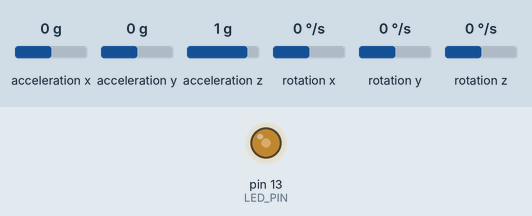
Bench run of a sketch on a simulated Arduino Uno, built with avr-gcc and run on an emulated ATmega328P. Parts: output pins drawn as LEDs (lit = HIGH). Dashed ring = blinking. The inputs (shaded band) are chosen by the test bench; at power-on: acceleration x 0 g, acceleration z 1 g, acceleration y 0 g, rotation x 0 °/s, rotation y 0 °/s, rotation z 0 °/s. What the sketch prints to the serial monitor is not drawn.

Above: at 2.27 s.
2.3 s: acceleration x set to 0.5 g
5.3 s: acceleration x set to 0.8 g
At 5.9 s:
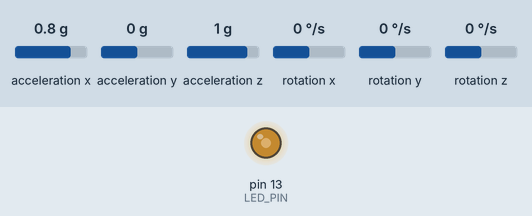
6.9 s: acceleration z set to 0.8 g
9.9 s: acceleration z set to 0.5 g
At 11.13 s:
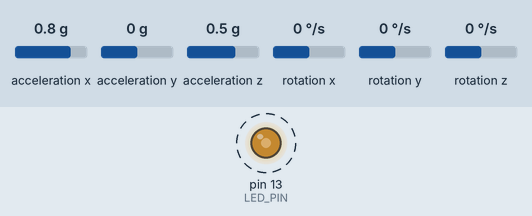
12.9 s: acceleration y set to -1.4 g
15.9 s: acceleration x set to 0 g
Timing chart, 0 to 18.4 s (numbered marks = the images above; inputs shaded):
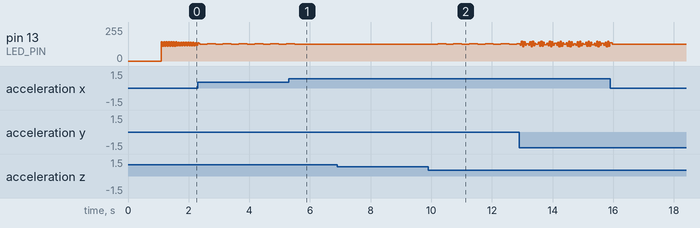

The sketch:

MPU6050_raw.ino
```cpp
// I2C device class (I2Cdev) demonstration Arduino sketch for MPU6050 class
// 10/7/2011 by Jeff Rowberg <jeff@rowberg.net>
// Updates should (hopefully) always be available at https://github.com/jrowberg/i2cdevlib
//
// Changelog:
//      2013-05-08 - added multiple output formats
//                 - added seamless Fastwire support
//      2011-10-07 - initial release

/* ============================================
I2Cdev device library code is placed under the MIT license
Copyright (c) 2011 Jeff Rowberg

Permission is hereby granted, free of charge, to any person obtaining a copy
of this software and associated documentation files (the "Software"), to deal
in the Software without restriction, including without limitation the rights
to use, copy, modify, merge, publish, distribute, sublicense, and/or sell
copies of the Software, and to permit persons to whom the Software is
furnished to do so, subject to the following conditions:

The above copyright notice and this permission notice shall be included in
all copies or substantial portions of the Software.

THE SOFTWARE IS PROVIDED "AS IS", WITHOUT WARRANTY OF ANY KIND, EXPRESS OR
IMPLIED, INCLUDING BUT NOT LIMITED TO THE WARRANTIES OF MERCHANTABILITY,
FITNESS FOR A PARTICULAR PURPOSE AND NONINFRINGEMENT. IN NO EVENT SHALL THE
AUTHORS OR COPYRIGHT HOLDERS BE LIABLE FOR ANY CLAIM, DAMAGES OR OTHER
LIABILITY, WHETHER IN AN ACTION OF CONTRACT, TORT OR OTHERWISE, ARISING FROM,
OUT OF OR IN CONNECTION WITH THE SOFTWARE OR THE USE OR OTHER DEALINGS IN
THE SOFTWARE.
===============================================
*/

// I2Cdev and MPU6050 must be installed as libraries, or else the .cpp/.h files
// for both classes must be in the include path of your project
#include "I2Cdev.h"
#include "MPU6050.h"

// Arduino Wire library is required if I2Cdev I2CDEV_ARDUINO_WIRE implementation
// is used in I2Cdev.h
#if I2CDEV_IMPLEMENTATION == I2CDEV_ARDUINO_WIRE
    #include "Wire.h"
#endif

// class default I2C address is 0x68
// specific I2C addresses may be passed as a parameter here
// AD0 low = 0x68 (default for InvenSense evaluation board)
// AD0 high = 0x69
MPU6050 accelgyro;
//MPU6050 accelgyro(0x69); // <-- use for AD0 high

int16_t ax, ay, az;
int16_t gx, gy, gz;


// uncomment "OUTPUT_READABLE_ACCELGYRO" if you want to see a tab-separated
// list of the accel X/Y/Z and then gyro X/Y/Z values in decimal. Easy to read,
// not so easy to parse, and slow(er) over UART.
#define OUTPUT_READABLE_ACCELGYRO

// uncomment "OUTPUT_BINARY_ACCELGYRO" to send all 6 axes of data as 16-bit
// binary, one right after the other. This is very fast (as fast as possible
// without compression or data loss), and easy to parse, but impossible to read
// for a human.
//#define OUTPUT_BINARY_ACCELGYRO


#define LED_PIN 13
bool blinkState = false;

void setup() {
    delay(1000);
    // join I2C bus (I2Cdev library doesn't do this automatically)
    #if I2CDEV_IMPLEMENTATION == I2CDEV_ARDUINO_WIRE
        Wire.begin();
    #elif I2CDEV_IMPLEMENTATION == I2CDEV_BUILTIN_FASTWIRE
        Fastwire::setup(400, true);
    #endif

    // initialize serial communication
    // (38400 chosen because it works as well at 8MHz as it does at 16MHz, but
    // it's really up to you depending on your project)
    Serial.begin(38400);

    // initialize device
    Serial.println("Initializing I2C devices...");
    accelgyro.initialize();

    // verify connection
    Serial.println("Testing device connections...");
    Serial.println(accelgyro.testConnection() ? "MPU6050 connection successful" : "MPU6050 connection failed");

    // use the code below to change accel/gyro offset values

    Serial.println("Updating internal sensor offsets...");
    // -76	-2359	1688	0	0	0
    Serial.print(accelgyro.getXAccelOffset()); Serial.print("\t"); // -76
    Serial.print(accelgyro.getYAccelOffset()); Serial.print("\t"); // -2359
    Serial.print(accelgyro.getZAccelOffset()); Serial.print("\t"); // 1688
    Serial.print(accelgyro.getXGyroOffset()); Serial.print("\t"); // 0
    Serial.print(accelgyro.getYGyroOffset()); Serial.print("\t"); // 0
    Serial.print(accelgyro.getZGyroOffset()); Serial.print("\t"); // 0
    Serial.print("\n");
    accelgyro.setXAccelOffset(365);
    accelgyro.setYAccelOffset(4426);
    accelgyro.setZAccelOffset(5802);
    accelgyro.setXGyroOffset(94);
    accelgyro.setYGyroOffset(16);
    accelgyro.setZGyroOffset(4);
    Serial.print(accelgyro.getXAccelOffset()); Serial.print("\t"); // -76
    Serial.print(accelgyro.getYAccelOffset()); Serial.print("\t"); // -2359
    Serial.print(accelgyro.getZAccelOffset()); Serial.print("\t"); // 1688
    Serial.print(accelgyro.getXGyroOffset()); Serial.print("\t"); // 0
    Serial.print(accelgyro.getYGyroOffset()); Serial.print("\t"); // 0
    Serial.print(accelgyro.getZGyroOffset()); Serial.print("\t"); // 0
    Serial.print("\n");


    // configure Arduino LED pin for output
    pinMode(LED_PIN, OUTPUT);
}

void loop() {
    // read raw accel/gyro measurements from device
    accelgyro.getMotion6(&ax, &ay, &az, &gx, &gy, &gz);

    // these methods (and a few others) are also available
    //accelgyro.getAcceleration(&ax, &ay, &az);
    //accelgyro.getRotation(&gx, &gy, &gz);

    #ifdef OUTPUT_READABLE_ACCELGYRO
        // display tab-separated accel/gyro x/y/z values
        Serial.print("a/g:\t");
        Serial.print(ax); Serial.print("\t");
        Serial.print(ay); Serial.print("\t");
        Serial.print(az); Serial.print("\t");
        Serial.print(gx); Serial.print("\t");
        Serial.print(gy); Serial.print("\t");
        Serial.println(gz);
    #endif

    #ifdef OUTPUT_BINARY_ACCELGYRO
        Serial.write((uint8_t)(ax >> 8)); Serial.write((uint8_t)(ax & 0xFF));
        Serial.write((uint8_t)(ay >> 8)); Serial.write((uint8_t)(ay & 0xFF));
        Serial.write((uint8_t)(az >> 8)); Serial.write((uint8_t)(az & 0xFF));
        Serial.write((uint8_t)(gx >> 8)); Serial.write((uint8_t)(gx & 0xFF));
        Serial.write((uint8_t)(gy >> 8)); Serial.write((uint8_t)(gy & 0xFF));
        Serial.write((uint8_t)(gz >> 8)); Serial.write((uint8_t)(gz & 0xFF));
    #endif

    // blink LED to indicate activity
    blinkState = !blinkState;
    digitalWrite(LED_PIN, blinkState);
}
```

Measured:
- the behaviour switches between 0.7 and 0.6 g on acceleration z (found by bisection; images 1 and 2)
- after the input at 5.3 s, pin 13 (LED_PIN): goes on until 5.5 s, then stays 125/255
- after the input at 9.9 s, pin 13 (LED_PIN): alternates 131/255 for 0.28 s and 124/255 for 0.24 s, starting after 0.31 s
- by itself, pin 13 (LED_PIN): repeats every 0.52 s: 124/255 0.24 s, 131/255 0.28 s
